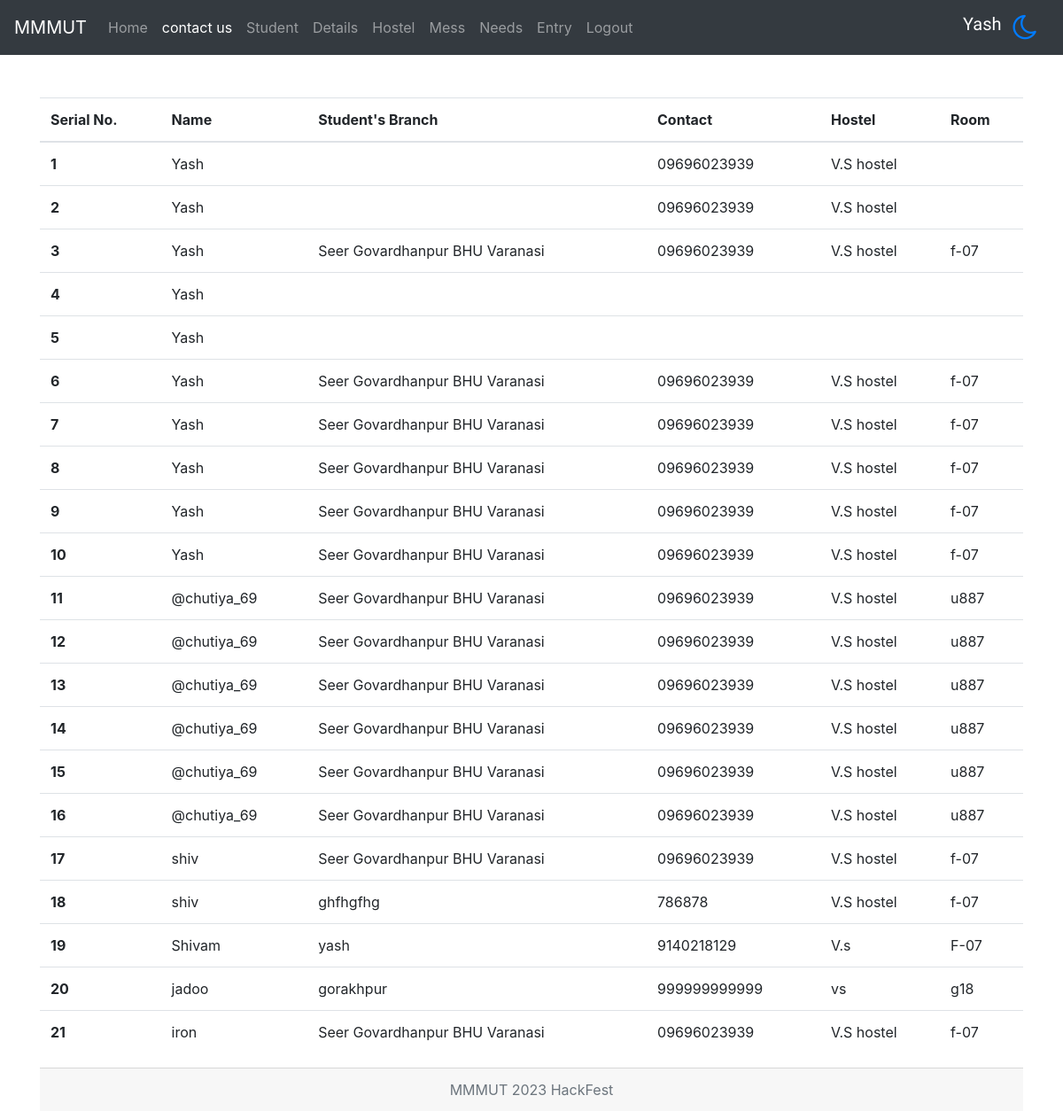
Page /contact (signed in) on the committed database.
### college/models.py (models this page shows)
class Contact(models.Model):
    name = models.CharField(max_length=30)
    college_address = models.CharField(max_length=100)
    hostel = models.CharField(max_length=50)
    room_number = models.CharField(max_length=50)
    phone = models.CharField(max_length=10)

### college/views.py (the view, shortened to what this page needs)
# urls.py: path('contact', views.contact, name='contact'),
def contact(request):
    data = Contact.objects.all()
    return render(request, 'contact.html',{'data':data})

### templates/contact.html (shortened to what this page needs)
{% extends 'base.html' %}
{% block 'content' %}
{% load static %}
<div class="container mt-5">
    {% if request.user.is_superuser %}
    <div class="mt-5">
        <table class="table">
            <thead>
                <tr>
                    <th scope="col">Serial No.</th>
                    <th scope="col">Name</th>
                    <th scope="col">Student's Branch</th>
                    <th scope="col">Contact</th>
                    <th scope="col">Hostel</th>
                    <th scope="col">Room</th>
                </tr>
            </thead>
            <tbody>
                {% for d in data %}
                <tr>
                    <th scope="row">{{forloop.counter}}</th>
                    <td>{{d.name}}</td>
                    <td>{{d.college_address}}</td>
                    <td>{{d.phone}}</td>
                    <td>{{d.hostel}}</td>
                    <td>{{d.room_number}}</td>
                </tr>
                {% endfor %}
            </tbody>
        </table>
        {% endif %}
    </div>
    {% endblock %}

### templates/base.html (shortened to what this page needs)
<!doctype html>
<html lang="en">
<head>
  <link rel="stylesheet" href="https://cdn.jsdelivr.net/npm/bootstrap@4.0.0/dist/css/bootstrap.min.css"
>
  <link rel="stylesheet" href="https://cdnjs.cloudflare.com/ajax/libs/font-awesome/4.7.0/css/font-awesome.min.css">
</head>
<body>
  {% url 'home' as home %}
  {% url 'showdata' as showdata %}
  {% url 'signup' as signup %}
  {% url 'loginup' as loginup %}
  {% url 'contact' as contact %}
  {% url 'student' as student %}
  {% url 'details' as details %}
  {% url 'hostel' as hostel %}
  {% url 'messup' as messup %}
  {% url 'need' as need %}
  <nav class="navbar navbar-expand-lg navbar-dark bg-dark">
    <a class="navbar-brand" href="/">MMMUT</a>
    <div class="collapse navbar-collapse" id="navbarSupportedContent">
      <ul class="navbar-nav mr-auto">
        <li class="nav-item" id="navbar">
          <a class="nav-link {% if request.path == home %} active {% endif %}" href="/">Home </a>
        </li>
        {% if request.user.is_authenticated %}
        <li class="nav-item btnn">
          <a class="nav-link {% if request.path == contact %} active {% endif %}" href="{% url 'contact' %}">contact
            us</a>
        </li>
        {% endif %}
        {% if request.user.is_superuser %}
        <li class="nav-item">
          <a class="nav-link {% if request.path == student %} active {% endif %}" href="{% url 'student' %}">Student</a>
        </li>
        <li class="nav-item">
          <a class="nav-link {% if request.path == details %} active {% endif %}" href="{% url 'details' %}">Details</a>
        </li>
        {% endif %}
        {% if request.user.is_authenticated %}
        <li class="nav-item">
          <a class="nav-link {% if request.path == hostel %} active {% endif %}" href="{% url 'hostel' %}">Hostel</a>
        </li>
        <li class="nav-item">
          <a class="nav-link {% if request.path == messup %} active {% endif %}" href="{% url 'messup' %}">Mess</a>
        </li>
        <li class="nav-item">
          <a class="nav-link {% if request.path == need %} active {% endif %}" href="{% url 'need' %}">Needs</a>
        </li>
        <li class="nav-item">
          <a class="nav-link {% if request.path == entry %} active {% endif %}"  href="{% url 'entry' %}">Entry</a>
        </li>
        <li class="nav-item btnn">
          <a class="nav-link" href="{% url 'logoutup' %}">Logout</a>
        </li>
        {% endif %}
      </ul>
      <h5 class="user_name">{{request.user.username}}</h5>
      <i class="btn fa fa-moon-o fa-2x text-primary" onclick="myfunc()" aria-hidden="true"></i>
    </div>
  </nav>
  {% block 'content' %} {% endblock %}
  <div class="card-footer text-muted text-center">
    MMMUT 2023 HackFest
  </div>
</body>
</html>

### templates/base.html (style rules this page uses)
.user_name { font-family: "Sofia", sans-serif; top: 9px; color: white; }
.active { color: antiquewhite; border-color: 5px solid white; }

### rows in the picture
Contact: name "Yash", phone "09696023939", hostel "V.S hostel"
Contact: name "Yash", phone "09696023939", hostel "V.S hostel"
Contact: name "Yash", college_address "Seer Govardhanpur BHU Varanasi", phone "09696023939", hostel "V.S hostel", room_number "f-07"
Contact: name "Yash"
Contact: name "Yash"
Contact: name "Yash", college_address "Seer Govardhanpur BHU Varanasi", phone "09696023939", hostel "V.S hostel", room_number "f-07"
Contact: name "Yash", college_address "Seer Govardhanpur BHU Varanasi", phone "09696023939", hostel "V.S hostel", room_number "f-07"
Contact: name "Yash", college_address "Seer Govardhanpur BHU Varanasi", phone "09696023939", hostel "V.S hostel", room_number "f-07"
Contact: name "Yash", college_address "Seer Govardhanpur BHU Varanasi", phone "09696023939", hostel "V.S hostel", room_number "f-07"
Contact: name "Yash", college_address "Seer Govardhanpur BHU Varanasi", phone "09696023939", hostel "V.S hostel", room_number "f-07"
Contact: name "@chutiya_69", college_address "Seer Govardhanpur BHU Varanasi", phone "09696023939", hostel "V.S hostel", room_number "u887"
Contact: name "@chutiya_69", college_address "Seer Govardhanpur BHU Varanasi", phone "09696023939", hostel "V.S hostel", room_number "u887"
Contact: name "@chutiya_69", college_address "Seer Govardhanpur BHU Varanasi", phone "09696023939", hostel "V.S hostel", room_number "u887"
Contact: name "@chutiya_69", college_address "Seer Govardhanpur BHU Varanasi", phone "09696023939", hostel "V.S hostel", room_number "u887"
Contact: name "@chutiya_69", college_address "Seer Govardhanpur BHU Varanasi", phone "09696023939", hostel "V.S hostel", room_number "u887"
Contact: name "@chutiya_69", college_address "Seer Govardhanpur BHU Varanasi", phone "09696023939", hostel "V.S hostel", room_number "u887"
Contact: name "shiv", college_address "Seer Govardhanpur BHU Varanasi", phone "09696023939", hostel "V.S hostel", room_number "f-07"
Contact: name "shiv", college_address "ghfhgfhg", phone "786878", hostel "V.S hostel", room_number "f-07"
Contact: name "Shivam", college_address "yash", phone "9140218129", hostel "V.s", room_number "F-07"
Contact: name "jadoo", college_address "gorakhpur", phone "999999999999", hostel "vs", room_number "g18"
Contact: name "iron", college_address "Seer Govardhanpur BHU Varanasi", phone "09696023939", hostel "V.S hostel", room_number "f-07"

### other values in the picture
{{ request.user.username }} "Yash"
